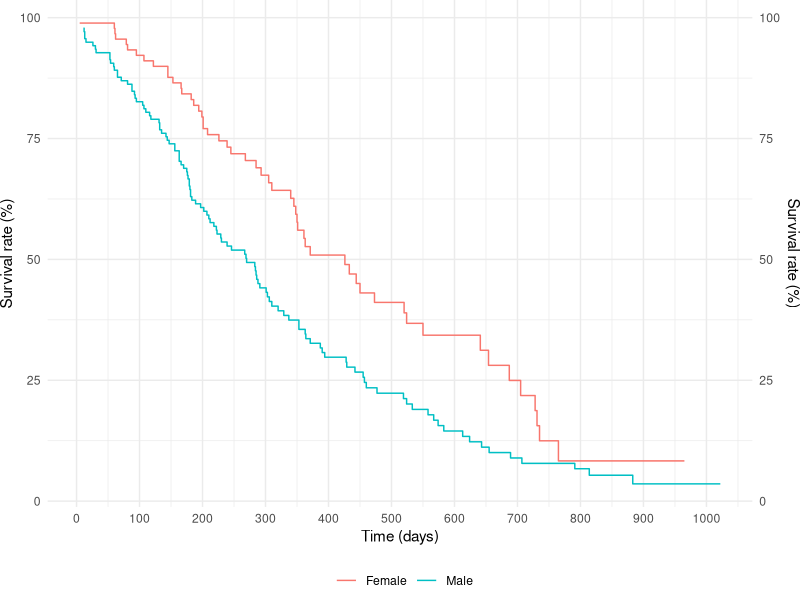

The R source for this figure:
## ---- chunk 1
#| eval: true
#| echo: false
#| warning: false
#| fig-cap: Survival curve for patients with advanced lung cancer at different institutes.
# Packages
library(dplyr)
library(broom)
library(ggplot2)
library(scales)

# Data
## Get data
data(cancer, package = "survival")

## Transform and select data
data_f <- lung |>
  dplyr::select(-c(ph.ecog, ph.karno, pat.karno, meal.cal, wt.loss)) |>
  dplyr::mutate(sex = if_else(sex == 1, "Male", "Female")) |>
  dplyr::mutate_at(.vars = c("sex", "status"), .funs = as.factor)

# Model
# * status == 2: event, status == 1: censored
surv_fit <- survival::survfit(survival::Surv(time, status == 2) ~ strata(sex), data_f)

## Data
surv_data <- surv_fit |>
  broom::tidy() |>
  dplyr::mutate(strata = gsub("strata\\(sex\\)=", "", strata)) |>
  dplyr::mutate(
    TIME = time,
    SURV = estimate * 1E2,
    CIF = 1E2 - SURV
  ) |>
  dplyr::rename(SEX = strata)

# Plot
## Aesthetics
time_lim <- c(min(surv_data$TIME), max(surv_data$TIME))

## Graph
surv_data |>
  ggplot2::ggplot(ggplot2::aes(x = TIME, y = SURV, color = SEX, group = SEX, fill = SEX)) +
  ggplot2::xlab("Time (days)") + 
  ggplot2::ylab(label = "Survival rate (%)") + 
  ggplot2::geom_step() +
  ggplot2::scale_x_continuous(breaks = scales::pretty_breaks(n = 10)) +
  ggplot2::coord_cartesian(xlim = time_lim) +
  ggplot2::theme_minimal() +
  ggplot2::guides(color = ggplot2::guide_legend(title = "")) +
  ggplot2::theme(
    plot.margin = margin(b = 0, unit = "pt"),
    legend.position = "bottom",
    legend.background = element_rect(color = NA)
  ) +
  ggplot2::scale_y_continuous(sec.axis = dup_axis())
